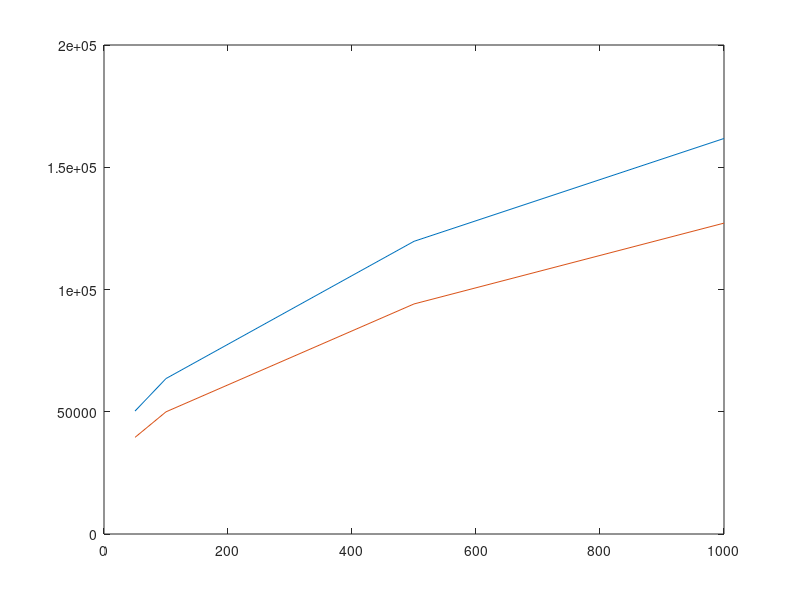

Source code (MATLAB):
function efraction
dndz = -6*10^-8;
Rz = 6370000;
Rz2 = Rz/(1 + Rz*dndz);
Ha = 16;
Hb = [50, 100, 500, 1000];
for i=1:4
    Dv1(i)=sqrt(2*Rz2)*(sqrt(Ha)+sqrt(Hb(i)));
    Dv2(i)=sqrt(2*Rz)*(sqrt(Ha)+sqrt(Hb(i)));
end;
plot(Hb,Dv1,Hb,Dv2)
end